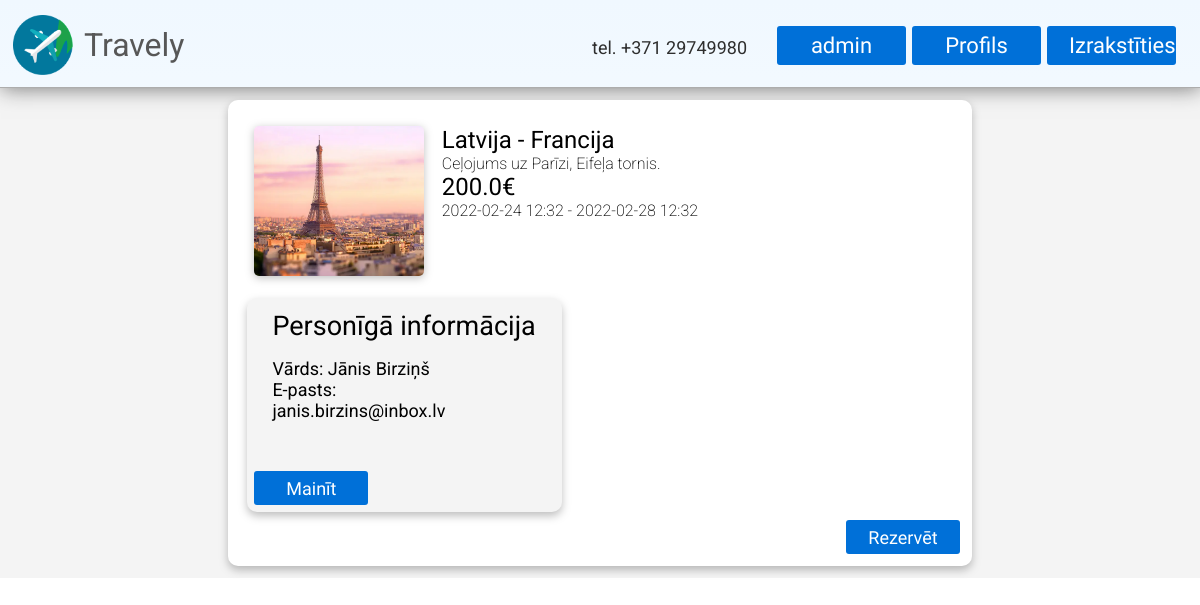
/reservation/4 (signed in), run on the app's committed database.
### models.py (models this page shows, shortened)
class Trip(db.Model):
    id = db.Column(db.Integer, primary_key=True)
    agency_id = db.Column(db.Integer, db.ForeignKey("agency.id"))
    country_from = db.Column(db.Integer)
    country_to = db.Column(db.Integer)
    date_from = db.Column(db.DateTime)
    date_to = db.Column(db.DateTime)
    description = db.Column(db.String(280))
    cost = db.Column(db.Float)
    ticket_amount = db.Column(db.Integer)
    views = db.Column(db.Integer)
    img_file = db.Column(db.String(20), nullable=False, default='default.jpg')

class Country(db.Model):
    id = db.Column(db.Integer, primary_key=True)
    country = db.Column(db.String(48), nullable=False)
    abbreviation = db.Column(db.String(2), nullable=False)

class User(db.Model):
    id = db.Column(db.Integer, primary_key=True)
    email = db.Column(db.String(30), nullable=False, unique=True)
    password = db.Column(db.String(30), nullable=False)
    name = db.Column(db.String(30), nullable=False)
    surname = db.Column(db.String(30), nullable=False)
    role_id = db.Column(db.Integer)

### main.py (the view)
@app.route('/reservation/<int:id>')
def reservation(id):
    if is_user_logged():
        trip = Trip.query.get(id)
        trip.views += 1
        db.session.commit()
        return render_template("reservation.html", trip = trip, countries = Country.query.all(), user = get_user_data(session['user']), is_admin = is_user_admin())
    flash("Lūdzu pieslēdzaties!")
    return redirect(url_for('login'))

### main.py (called while the page is built)
def is_user_logged():
    try:
        return True if session['user'] != None else False
    except:
        return False

def is_user_admin():
    return True if is_user_logged() and User.query.filter_by(id=session['user']).first().role_id != 0 else False

def get_user_data(id):
    return User.query.filter_by(id=id).first()

### templates/reservation.html
{% extends "index.html" %}
{% block content %}
<div id="catalogue-list">
    {% if trip %}
        <div id="reservation-elements">
            <div class="reservetion-list-element">
                <img src="{{ url_for('static', filename='/images/destinations/' + trip.img_file) }}" class="catalogue-list-element-img">
                <div class="reservetion-list-element-text">
                    <h2>{{ countries[trip.country_from - 1].country }} - {{ countries[trip.country_to - 1].country }}</h2>
                    <p>{{ trip.description }}</p>
                    <h2>{{ trip.cost }}€</h2>
                    <p>{{ trip.date_from.strftime("%Y-%m-%d %H:%M") }} - {{ trip.date_to.strftime("%Y-%m-%d %H:%M") }}</p>
                </div>
            </div>
            <div id="personal-info">
                <h2 id="informacija">Personīgā informācija</h2>
                <div id="personiga-informacija">
                    <h2>Vārds: {{ user.name }} {{ user.surname }}</h2>
                    <h2>E-pasts: {{ user.email }}</h2>
                </div>
                <a href="/profile" class="button" id="button-reserve">Mainīt</a>
            </div>
            <a href="/reservation/add/{{ trip.id }}" class="button" id="button-reserve" style="margin-left: auto;">Rezervēt</a>
        </div>
    {% endif %}
</div>
{% endblock %}

### static/css/stylesheet.css (style rules this page uses)
* { margin:0; padding:0; }
body { font-family: 'Roboto', sans-serif; color:#575757; background-image: linear-gradient(aliceblue, white); background-repeat: no-repeat; }
h2 { font-weight: 400; }
p { font-weight: 200; }
a { text-decoration: none; }
a.button { display: inline-block; color: white !important; text-align: center; font-size: 22px !important; font-family: Thasadith; text-decoration: none; line-height: 42px; font-weight: normal !important; background-color: #0070D8; border-radius: 3px; padding-right: 22px; padding-left: 22px; padding-top: 2px; padding-bottom: 2px; }
#informacija { margin-left: 18px; padding-top: 8px; font-style: normal; font-weight: normal; font-size: 27px; line-height: 27px; text-align: left; color: #000000; }
#personiga-informacija { margin-left: 18px; margin-top: 18px; margin-right: 100px; font-style: normal; font-size: 12px; color: #000000; }
#catalogue-list { background-color: #F4F4F4; max-width: 100%; width: 100%; display: flex; flex-direction: column; }
.catalogue-list-element-img { width: 170px; height: 150px; filter: drop-shadow(0px 2px 4px rgba(0, 0, 0, 0.25)); border-radius: 5px; }
#personal-info { background-color: #F4F4F4; display: flex; flex-wrap: nowrap; flex-direction:column; padding: 1%; border-radius: 10px; gap: 2%; margin: 1%; width: 300px; height: 200px; filter: drop-shadow(0px 4px 4px rgba(0, 0, 0, 0.25)); }
#reservation-elements { background-color: white; color:black; display: flex; flex-wrap: nowrap; flex-direction:column; padding: 1%; border-radius: 10px; gap: 2%; margin: 1%; width: 60%; filter: drop-shadow(0px 4px 4px rgba(0, 0, 0, 0.25)); margin-left: auto; margin-right: auto; }
.reservetion-list-element { display: flex; flex-wrap: nowrap; flex-direction: row; padding: 1%; gap: 2%; margin: 1%; margin-right: auto; }
.reservetion-list-element-text { width: 700px; }
#button-reserve { font-size: 18px !important; height:30px; width:70px; line-height: 32px; margin-top: auto; }

### data on the page
Trip: img_file (picture), country_from.country "Latvija", country_to.country "Francija", description "Ceļojums uz Parīzi, Eifeļa tornis.", cost "200.0", date_from "2022-02-24 12:32", date_to "2022-02-28 12:32"
User: name "Jānis", surname "Birziņš", email "janis.birzins@inbox.lv"
